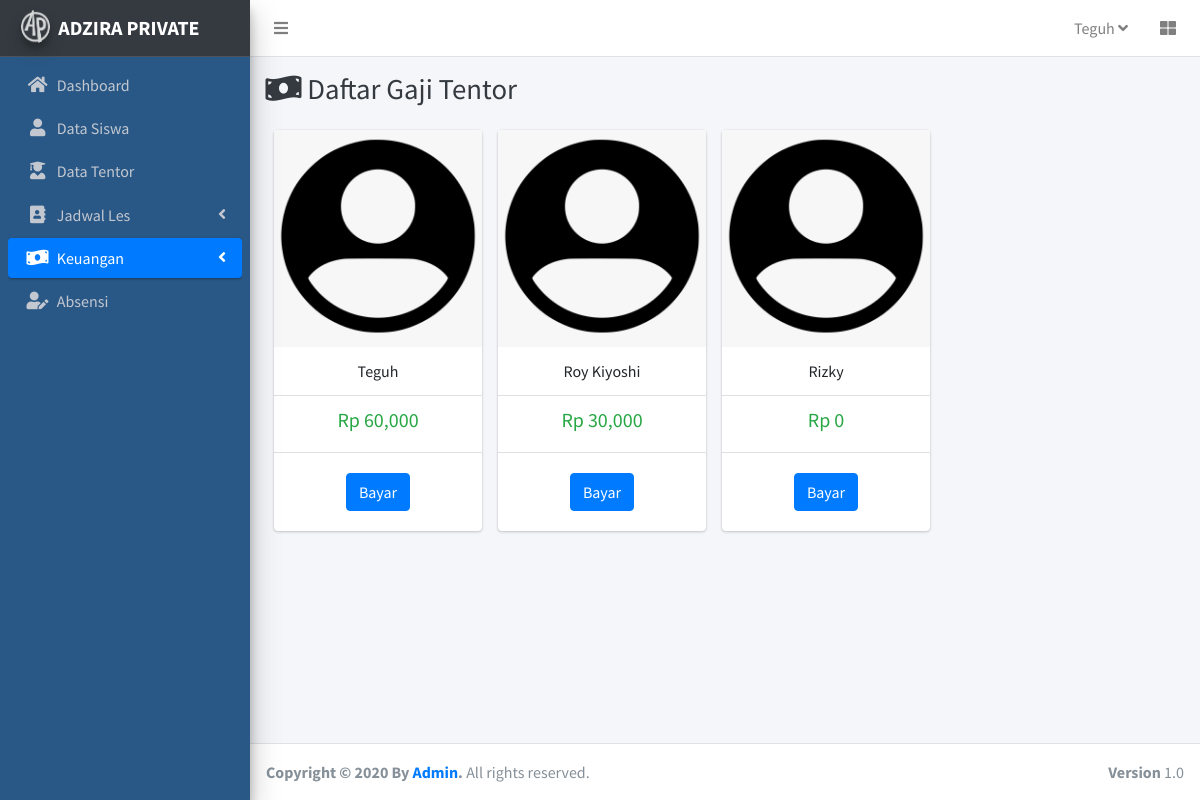
Page /index.php/c_keuangan on the committed database.
### tables this page shows
CREATE TABLE `tentor` (
  `id_tentor` int(11) NOT NULL,
  `nama` varchar(50) NOT NULL,
  `alamat` varchar(255) NOT NULL,
  `no_tlp` varchar(13) NOT NULL,
  `bidang_keahlian` varchar(50) DEFAULT NULL,
  `sekolah` varchar(50) DEFAULT NULL,
  `jurusan` varchar(50) DEFAULT NULL,
  `semester` int(11) DEFAULT NULL,
  `image` varchar(50) DEFAULT NULL
);

### application/controllers/C_Keuangan.php (called while the page is built, shortened)
<?php
class C_Keuangan extends CI_Controller{
    public function __construct()
    {
        $this->load->model('Absensi_model');
        $this->load->model('Tentor_model');
        $this->load->model('Siswa_model');
    }
    public function index()
    {
        $data['tentor'] = $this->Tentor_model->getAllTentor();
        $data['absensi'] = $this->Absensi_model->getAllAbsensi();
        $data['judul'] = 'Gaji Tentor';
        $data['aktifdashboard'] = '';
        $data['aktifsiswa'] = '';
        $data['aktiftentor'] = '';
        $data['aktifjadwal'] = '';
        $data['aktifabsensi'] = '';
        $data['aktifkeuangan'] = 'active';
        $data['user'] = $this->db->get_where('admin')->row_array();
        $this->load->view('template/header',$data);
        $this->load->view('keuangan/gajitentor',$data);
        $this->load->view('template/footer');
    }
}

### index.php (called while the page is built, shortened)
<?php
require_once BASEPATH.'core/CodeIgniter.php';

### application/models/Tentor_model.php (called while the page is built, shortened)
<?php
class Tentor_model extends CI_model{
    public function getAllTentor()
    {
        return $this->db->get('tentor')->result_array();
    }
}

### application/views/keuangan/gajitentor.php (the view)
<div class="content-wrapper">
    <div class="content-header">
      <div class="container-fluid">
        <div class="row mb-2">
          <div class="col-sm-6">
            <h1 class="m-0 text-dark"><i class="fas fa-money-bill-wave"></i> Daftar Gaji Tentor</h1>
          </div>
        </div>
      </div>
    </div>
    <section class="content">
        <div class="container">
            <div class="row">
                <?php foreach($tentor as $t):?>
                    <div class="card ml-3" style="width: 13rem;">
                        <img src="<?= base_url();?>assetAdmin/dist/img/avatar3.png" class="card-img-top" alt="...">
                        <ul class="list-group list-group-flush text-center">
                            <li class="list-group-item"><?= $t['nama'];?></li>
                            <li class="list-group-item">
                                <?php $totalabsen=0;foreach($absensi as $ab):?>
                                    <?php if($ab['id_tentor']==$t['id_tentor']):?>
                                        <?php $totalabsen++;?>
                                    <?php endif;?>
                                <?php endforeach;?>
                                <h5 class="text-success">Rp <?= number_format($totalabsen*30000);?></h5>
                            </li>
                        </ul>
                        <div class="card-body text-center">
                            <button class="btn btn-primary">Bayar</button>
                        </div>
                    </div>
                <?php endforeach;?>
            </div>
        </div>
    </section>
</div>

### application/views/template/header.php (shortened to what this page needs)
<!DOCTYPE html>
<html>
<head>
  <link rel="stylesheet" href="<?= base_url();?>assetAdmin/plugins/fontawesome-free/css/all.min.css">
  <link rel="stylesheet" href="https://code.ionicframework.com/ionicons/2.0.1/css/ionicons.min.css">
  <link rel="stylesheet" href="<?= base_url();?>assetAdmin/plugins/tempusdominus-bootstrap-4/css/tempusdominus-bootstrap-4.min.css">
  <link rel="stylesheet" href="<?= base_url();?>assetAdmin/plugins/icheck-bootstrap/icheck-bootstrap.min.css">
  <link rel="stylesheet" href="<?= base_url();?>assetAdmin/plugins/jqvmap/jqvmap.min.css">
  <link rel="stylesheet" href="<?= base_url();?>assetAdmin/dist/css/adminlte.min.css">
  <link rel="stylesheet" href="<?= base_url();?>assetAdmin/dist/jos.css">
  <link rel="stylesheet" href="<?= base_url();?>assetAdmin/plugins/overlayScrollbars/css/OverlayScrollbars.min.css">
  <link rel="stylesheet" href="<?= base_url();?>assetAdmin/plugins/daterangepicker/daterangepicker.css">
  <link rel="stylesheet" href="<?= base_url();?>assetAdmin/plugins/summernote/summernote-bs4.css">
</head>
<body class="hold-transition sidebar-mini layout-fixed">
<div class="wrapper">
  <nav class="main-header navbar navbar-expand navbar-white navbar-light">
    <ul class="navbar-nav">
      <li class="nav-item">
        <a class="nav-link" data-widget="pushmenu" href="#" role="button"><i class="fas fa-bars"></i></a>
      </li>
    </ul>
    <ul class="navbar-nav ml-auto">
      <li class="nav-item dropdown">
        <a class="nav-link" data-toggle="dropdown" href="#"> <?= $user['username'];?>
          <i class="fas fa-angle-down"></i>
        </a>
      </li>
      <li class="nav-item">
        <a class="nav-link" data-widget="control-sidebar" data-slide="true" href="#" role="button">
          <i class="fas fa-th-large"></i>
        </a>
      </li>
    </ul>
  </nav>
  <aside class="main-sidebar sidebar-dark-primary elevation-4 bg-dark">
    <a href="<?= base_url();?>" class="brand-link">
      <img src="<?= base_url();?>assetAdmin/dist/img/AdminLTELogo.png" alt="AdminLTE Logo" class="brand-image img-circle elevation-3"
           style="opacity: .8">
      <span class="brand-text font-weight-bold">ADZIRA PRIVATE</span>
    </a>
    <div class="sidebar froge">
      <nav class="mt-2">
        <ul class="nav nav-pills nav-sidebar flex-column" data-widget="treeview" role="menu" data-accordion="false">
          <li class="nav-item has-treeview">
            <a href="<?= base_url();?>c_home" class="nav-link <?= $aktifdashboard;?>">
              <i class="nav-icon fas fa-home"></i>
              <p>Dashboard</p>
            </a>
          </li>
          <li class="nav-item has-treeview">
            <a href="<?= base_url();?>c_siswa" class="nav-link <?= $aktifsiswa;?>">
              <i class="nav-icon fas fa-user"></i>
              <p>Data Siswa</p>
            </a>
          </li>
          <li class="nav-item has-treeview">
            <a href="<?= base_url();?>c_tentor" class="nav-link <?= $aktiftentor;?>">
              <i class="nav-icon fas fa-user-graduate"></i>
              <p>Data Tentor</p>
            </a>
          </li>
          <li class="nav-item has-treeview">
            <a href="#" class="nav-link <?= $aktifjadwal;?>">
              <i class="nav-icon fas fa-address-book"></i>
              <p>
                Jadwal Les
                <i class="right fas fa-angle-left"></i>
              </p>
            </a>
          </li>
          <li class="nav-item has-treeview">
            <a href="#" class="nav-link <?= $aktifkeuangan;?>">
              <i class="nav-icon fas fa-money-bill-wave"></i>
              <p>
                Keuangan
                <i class="fas fa-angle-left right"></i>
              </p>
            </a>
          </li>
          <li class="nav-item has-treeview">
            <a href="<?= base_url() ;?>c_absensi" class="nav-link <?= $aktifabsensi;?>">
              <i class="nav-icon fas fa-user-edit"></i>
              <p> Absensi</p>
            </a>
          </li>
        </ul>
      </nav>
    </div>
  </aside>

### rows in the picture
tentor: nama "Teguh", totalabsen "60,000"
tentor: nama "Roy Kiyoshi", totalabsen "30,000"
tentor: nama "Rizky", totalabsen "0"

### other values in the picture
$user['username'] "Teguh"
